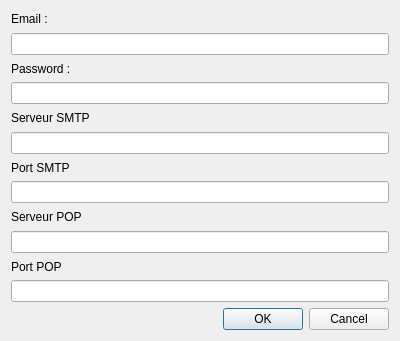
<?xml version="1.0" encoding="UTF-8"?>
<ui version="4.0">
 <class>ClientInfoDialog</class>
 <widget class="QDialog" name="ClientInfoDialog">
  <property name="geometry">
   <rect>
    <x>0</x>
    <y>0</y>
    <width>400</width>
    <height>341</height>
   </rect>
  </property>
  <property name="windowTitle">
   <string>Dialog</string>
  </property>
  <layout class="QGridLayout" name="gridLayout">
   <item row="6" column="0">
    <widget class="QLabel" name="label_3">
     <property name="text">
      <string>Serveur SMTP</string>
     </property>
    </widget>
   </item>
   <item row="11" column="0">
    <widget class="QLineEdit" name="pop_server"/>
   </item>
   <item row="8" column="0">
    <widget class="QLabel" name="label_4">
     <property name="text">
      <string>Port SMTP</string>
     </property>
    </widget>
   </item>
   <item row="9" column="0">
    <widget class="QLineEdit" name="smtp_port"/>
   </item>
   <item row="10" column="0">
    <widget class="QLabel" name="label_5">
     <property name="text">
      <string>Serveur POP</string>
     </property>
    </widget>
   </item>
   <item row="12" column="0">
    <widget class="QLabel" name="label_6">
     <property name="text">
      <string>Port POP</string>
     </property>
    </widget>
   </item>
   <item row="3" column="0">
    <widget class="QLineEdit" name="emailText"/>
   </item>
   <item row="14" column="0">
    <widget class="QDialogButtonBox" name="buttonBox">
     <property name="orientation">
      <enum>Qt::Horizontal</enum>
     </property>
     <property name="standardButtons">
      <set>QDialogButtonBox::Cancel|QDialogButtonBox::Ok</set>
     </property>
    </widget>
   </item>
   <item row="7" column="0">
    <widget class="QLineEdit" name="smtp_server"/>
   </item>
   <item row="4" column="0">
    <widget class="QLabel" name="label_2">
     <property name="text">
      <string>Password :</string>
     </property>
    </widget>
   </item>
   <item row="1" column="0">
    <widget class="QLabel" name="label">
     <property name="text">
      <string>Email : </string>
     </property>
    </widget>
   </item>
   <item row="5" column="0">
    <widget class="QLineEdit" name="passwordText">
     <property name="echoMode">
      <enum>QLineEdit::Password</enum>
     </property>
    </widget>
   </item>
   <item row="13" column="0">
    <widget class="QLineEdit" name="pop_port"/>
   </item>
  </layout>
 </widget>
 <resources/>
 <connections>
  <connection>
   <sender>buttonBox</sender>
   <signal>accepted()</signal>
   <receiver>ClientInfoDialog</receiver>
   <slot>accept()</slot>
   <hints>
    <hint type="sourcelabel">
     <x>248</x>
     <y>254</y>
    </hint>
    <hint type="destinationlabel">
     <x>157</x>
     <y>274</y>
    </hint>
   </hints>
  </connection>
  <connection>
   <sender>buttonBox</sender>
   <signal>rejected()</signal>
   <receiver>ClientInfoDialog</receiver>
   <slot>reject()</slot>
   <hints>
    <hint type="sourcelabel">
     <x>316</x>
     <y>260</y>
    </hint>
    <hint type="destinationlabel">
     <x>286</x>
     <y>274</y>
    </hint>
   </hints>
  </connection>
 </connections>
</ui>
